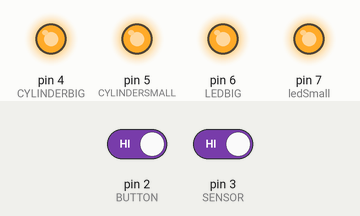
Bench run of a sketch on a simulated Arduino Uno, built with avr-gcc and run on an emulated ATmega328P. Shown: output pins drawn as LEDs (lit = HIGH). Inputs (shaded band) come from the test bench; at power-on: pin 2 (BUTTON) HIGH, pin 3 (SENSOR) HIGH.

Above: at 1.2 s.
1.3 s: pin 2 (BUTTON) driven LOW and pin 3 (SENSOR) driven LOW
At 1.7 s:
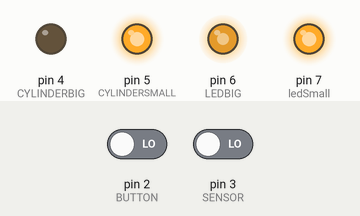
2.8 s: pin 3 (SENSOR) driven HIGH
At 3.5 s:
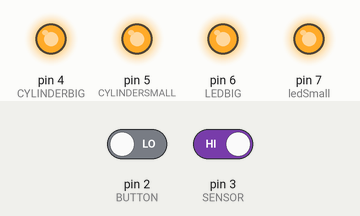
Timing chart, 0 to 5.8 s (numbered marks = the images above; inputs shaded):
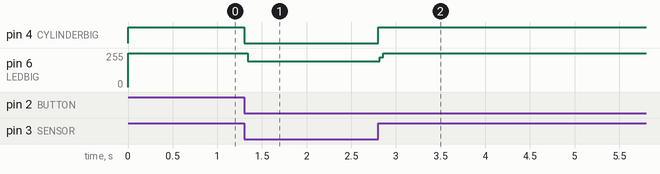

Measured:
- after the input at 1.3 s, pin 4 (CYLINDERBIG): HIGH → LOW at once; pin 6 (LEDBIG): 255/255 → 193/255 at once
- after the input at 2.8 s, pin 4 (CYLINDERBIG): LOW → HIGH at once; pin 6 (LEDBIG): 193/255 → 255/255 at once

The sketch:

leak_test_git.ino
```cpp
#include <Arduino.h>

//Global Variables
const byte BUTTON = 2; // our button pin
const byte SENSOR = 3;
const byte CYLINDERBIG = 4; // CYLINDERBIG (built-in on Uno)
const byte CYLINDERSMALL = 5;
const byte LEDBIG = 6;
const byte ledSmall = 7;

byte comando = 0;
unsigned long buttonPushedMillis; // when button was released
unsigned long relayTurnedOnAt; // when CYLINDERBIG was turned on
unsigned long turnOnDelay = 000; // wait to turn on CYLINDERBIG
unsigned long turnOnDelay1 = 3000;
unsigned long turnOnLedB = 000;
unsigned long turnOnLedS = 3000;
unsigned long turnOffDelay = 899000; // turn off CYLINDERBIG after this
unsigned long turnOffDelay1 = 897000;
unsigned long turnOffLedB = 000;
unsigned long turnOffLedS = 7000;

bool ledReady = false; // flag for when button is let go
bool ledReady1 = false;
bool ledBigReady = false;
bool ledSmallReady = false;
bool ledState = false; // for CYLINDERBIG is on or not.
bool ledState1 = false;
bool ledBigState = false;
bool ledSmallState = false;

void setup() {
	pinMode(SENSOR, INPUT);
	pinMode(BUTTON, INPUT_PULLUP);
	pinMode(CYLINDERBIG, OUTPUT);
	pinMode(CYLINDERSMALL, OUTPUT);
	pinMode(LEDBIG, OUTPUT);
	pinMode(ledSmall, OUTPUT);
	digitalWrite(CYLINDERBIG, HIGH);
	digitalWrite(CYLINDERSMALL, HIGH);
	digitalWrite(LEDBIG, HIGH);
	digitalWrite(ledSmall, HIGH);
}

void loop() {
	// get the time at the start of this loop()
	unsigned long currentMillis = millis();
	int estado1 = digitalRead(BUTTON);
	int estado2 = digitalRead(SENSOR);

	if (estado1 == LOW && estado2 == LOW) {
		comando = 0;
	}

	else
		if (estado1 == LOW && estado2 == HIGH) {
			comando = 1;
		}

	switch (comando) {
	case 0:
		if (digitalRead(BUTTON) == LOW) {
			// update the time when button was pushed
			buttonPushedMillis = currentMillis;
			ledReady = true;
			ledReady1 = true;
			ledBigReady = true;
			ledSmallReady = true;
		}

		// make sure this code isn't checked until after button has been let go
		if (ledReady) {
			//this is typical millis code here:
			if ((unsigned long)(currentMillis - buttonPushedMillis) >= turnOnDelay) {
				// okay, enough time has passed since the button was let go.
				digitalWrite(CYLINDERBIG, LOW);
				// setup our next "state"
				ledState = true;
				// save when the CYLINDERBIG turned on
				relayTurnedOnAt = currentMillis;
				// wait for next button press
				ledReady = false;
			}
		}

		if (ledReady1) {
			//this is typical millis code here:
			if ((unsigned long)(currentMillis - buttonPushedMillis) >= turnOnDelay1) {
				// okay, enough time has passed since the button was let go.
				digitalWrite(CYLINDERSMALL, LOW);
				// setup our next "state"
				ledState1 = true;
				// save when the CYLINDERBIG turned on
				relayTurnedOnAt = currentMillis;
				// wait for next button press
				ledReady1 = false;
			}
		}

		if (ledBigReady) {
			//this is typical millis code here:
			if ((unsigned long)(currentMillis - buttonPushedMillis) >= turnOnLedB) {
				// okay, enough time has passed since the button was let go.
				digitalWrite(LEDBIG, LOW);
				// setup our next "state"
				ledBigState = true;
				// save when the CYLINDERBIG turned on
				relayTurnedOnAt = currentMillis;
				// wait for next button press
				ledBigReady = false;
			}
		}

		if (ledState) {
			// okay, CYLINDERBIG on, check for now long
			if ((unsigned long)(currentMillis - relayTurnedOnAt) >= turnOffDelay) {
				ledState = false;
				digitalWrite(CYLINDERBIG, HIGH);
			}
		}

		if (ledState1) {
			// okay, CYLINDERBIG on, check for now long
			if ((unsigned long)(currentMillis - relayTurnedOnAt) >= turnOffDelay1) {
				ledState1 = false;
				digitalWrite(CYLINDERSMALL, HIGH);
			}
		}

		// see if we are watching for the time to turn off CYLINDERBIG
		if (ledBigState) {
			// okay, CYLINDERBIG on, check for now long
			if ((unsigned long)(currentMillis - relayTurnedOnAt) >= turnOffLedB) {
				ledReady = false;
				digitalWrite(LEDBIG, HIGH);
			}
		}

		break;

	case 1:
		if (digitalRead(BUTTON) == LOW) {
			// update the time when button was pushed
			buttonPushedMillis = currentMillis;
			ledReady = true;
		}

		// make sure this code isn't checked until after button has been let go
		if (ledReady) {
			//this is typical millis code here:
			if ((unsigned long)(currentMillis - buttonPushedMillis) >= turnOnDelay) {
				// okay, enough time has passed since the button was let go.
				digitalWrite(CYLINDERBIG, HIGH);
				// setup our next "state"
				ledState = true;
				// save when the CYLINDERBIG turned on
				relayTurnedOnAt = currentMillis;
				// wait for next button press
				ledReady = false;
			}
		}

		break;
	}
}
```
